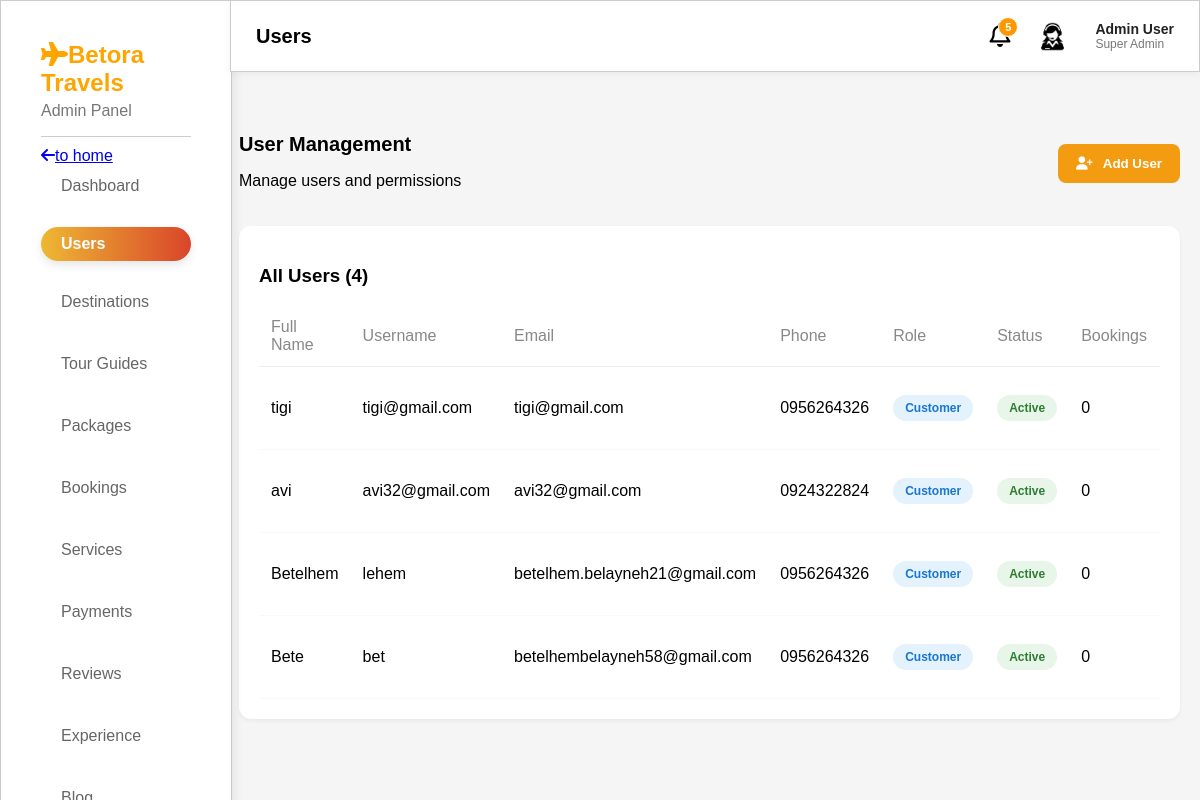
Before: /admin/users.php?msg=reset_success with the older database file.
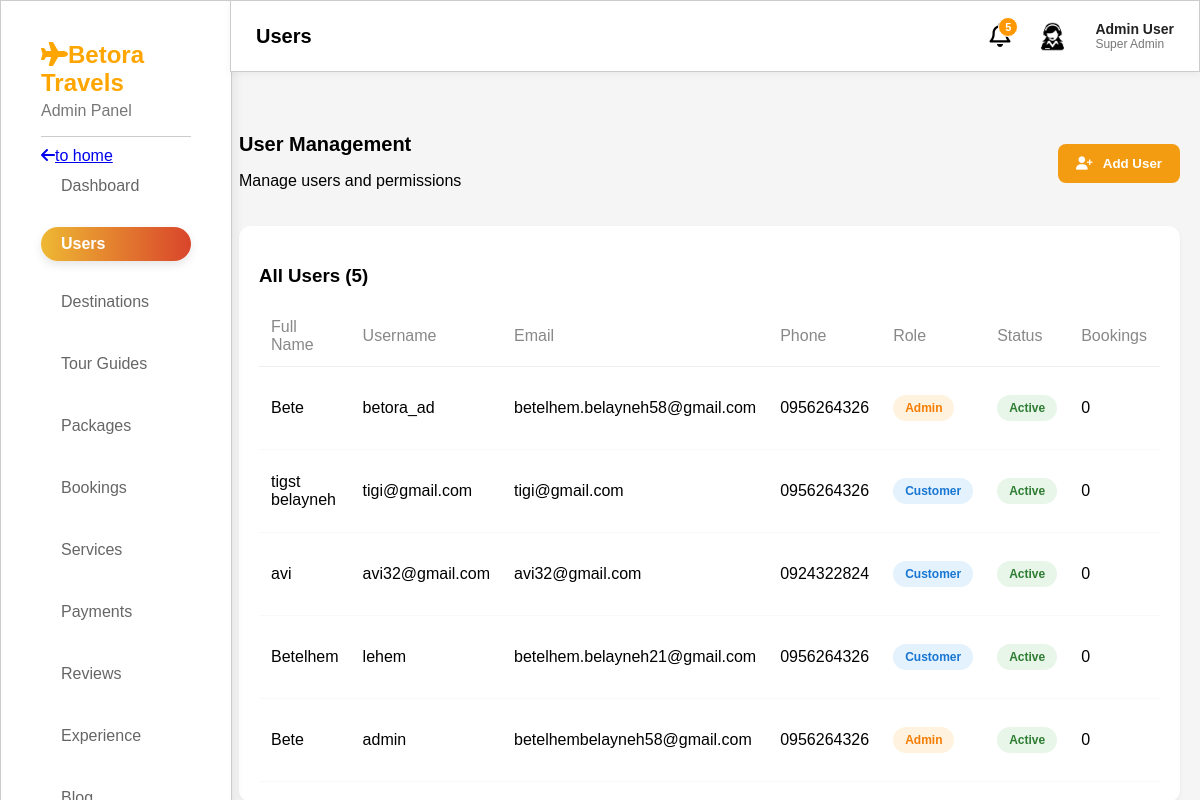
After: the same page with the newer database file.
### tables this page shows
CREATE TABLE `users` (
  `id` int(11) NOT NULL,
  `fullname` varchar(100) DEFAULT NULL,
  `username` varchar(50) NOT NULL,
  `email` varchar(100) DEFAULT NULL,
  `password` varchar(255) DEFAULT NULL,
  `phone` varchar(20) DEFAULT NULL,
  `role` enum('admin','customer') DEFAULT 'customer',
  `created_at` timestamp NOT NULL DEFAULT current_timestamp(),
  `status` enum('active','suspended') DEFAULT 'active'
);

### admin/users.php (the view, shortened to what this page needs)
<?php
$conn = new mysqli("localhost", "root","","travel_db");
$pageTitle = "Users";
$query = "
SELECT
    u.*,
    COUNT(b.id) AS bookings_count,
    COALESCE(SUM(b.total_price),0) AS total_spent
FROM users u
LEFT JOIN bookings b ON u.id = b.user_id
GROUP BY u.id
ORDER BY u.id DESC
";
$result = $conn->query($query);
$user_count = $result->num_rows;
?>
<!DOCTYPE html>
<html>
<head>
    <link rel="stylesheet" href="users.css">
    <link rel="stylesheet" href="style.css">
    <link rel="stylesheet" href="https://cdnjs.cloudflare.com/ajax/libs/font-awesome/6.5.0/css/all.min.css">
    <?php include "layout.php"; ?>
</head>
<body>
<div class="user-management-container">
    <div class="page-header">
        <div>
            <h1>User Management</h1>
            <p>Manage users and permissions</p>
        </div>
        <button class="btn-add-user" onclick="openAddModal()">
            <i class="fa-solid fa-user-plus"></i> Add User
        </button>
    </div>
    <div class="table-card">
        <h3>All Users (<?php echo $user_count; ?>)</h3>
        <div class="table-scroll">
            <table>
                <thead>
                    <tr>
                        <th>Full Name</th>
                        <th>Username</th>
                        <th>Email</th>
                        <th>Phone</th>
                        <th>Role</th>
                        <th>Status</th>
                        <th>Bookings</th>
                    </tr>
                </thead>
                <tbody>
                    <?php while($row = $result->fetch_assoc()): ?>
                    <tr>
                        <td><?php echo htmlspecialchars($row['fullname']); ?></td>
                        <td><?php echo htmlspecialchars($row['username']); ?></td>
                        <td><?php echo htmlspecialchars($row['email']); ?></td>
                        <td><?php echo htmlspecialchars($row['phone'] ?? ''); ?></td>
                        <td>
                            <span class="role-badge role-<?php echo strtolower($row['role']); ?>">
                                <?php echo ucfirst($row['role']); ?>
                            </span>
                        </td>
                        <td>
                            <span class="status-badge status-<?php echo strtolower($row['status'] ?? 'active'); ?>">
                                <?php echo ucfirst($row['status'] ?? 'active'); ?>
                            </span>
                        </td>
                        <td><?php echo $row['bookings_count']; ?></td>
                    </tr>
                    <?php endwhile; ?>
                </tbody>
            </table>
        </div>
    </div>
</div>
</body>
</html>

### admin/layout.php (shortened to what this page needs)
<?php
$current_page = basename($_SERVER['PHP_SELF']);
?>
<!DOCTYPE html>
<html lang="en">
<head>
    <link rel="stylesheet" href="style.css">
    <link rel="stylesheet" href="https://cdnjs.cloudflare.com/ajax/libs/font-awesome/6.5.0/css/all.min.css">
</head>
<body>
    <div class="sidebar">
    <div class="logo">
        <h2><i class="fa fa-plane"></i>Betora Travels</h2>
        <p>Admin Panel</p>
    </div>
    <ul class="sidebar-menu">
    <a href="../index.php" class="btn-primary">
            <i class="fa-solid fa-arrow-left"></i>to home
        </a>
    <li class="<?php echo ($current_page == 'dashboard.php') ? 'active' : ''; ?>">
        <a href="dashboard.php">Dashboard</a>
    </li>
    <li class="<?php echo ($current_page == 'users.php') ? 'active' : ''; ?>">
        <a href="users.php">Users</a>
    </li>
    <li class="<?php echo ($current_page == 'destinations.php') ? 'active' : ''; ?>">
        <a href="destinations.php">Destinations</a>
    </li>
    <li class="<?php echo ($current_page == 'guides.php') ? 'active' : ''; ?>">
        <a href="guides.php">Tour Guides</a>
    </li>
    <li class="<?php echo ($current_page == 'packages.php') ? 'active' : ''; ?>">
        <a href="packages.php">Packages</a>
    </li>
    <li class="<?php echo ($current_page == 'bookings.php') ? 'active' : ''; ?>">
        <a href="bookings.php">Bookings</a>
    </li>
     <li class="<?php echo ($current_page == 'services.php') ? 'active' : ''; ?>">
        <a href="services.php">Services</a>
    </li>
     <li class="<?php echo ($current_page == 'payments.php') ? 'active' : ''; ?>">
        <a href="payments.php">Payments</a>
    </li>
     <li class="<?php echo ($current_page == 'reviews.php') ? 'active' : ''; ?>">
        <a href="reviews.php">Reviews</a>
    </li>
     <li class="<?php echo ($current_page == 'experience.php') ? 'active' : ''; ?>">
        <a href="experience.php">Experience</a>
    </li>
    <li class="<?php echo ($current_page == 'blog.php') ? 'active' : ''; ?>">
    <a href="blog.php">Blog</a>
    </li>
</ul>
</div>
<div class="topbar">
    <h1><?php echo $pageTitle; ?></h1>
     <div class="admin-info">
             <div class="notification-container">
    <i class="fa-regular fa-bell"></i>
    <span class="badge">5</span>
</div>
        <img src="admin\admin.jpg" alt="Admin">
        <div class="admin-text">
            <span class="admin-name">Admin User</span>
            <span class="admin-role">Super Admin</span>
        </div>
    </div>
</div>
</body>

### admin/users.css (style rules this page uses)
.page-header { display: flex; justify-content: space-between; align-items: center; margin-bottom: 20px; }
.btn-add-user { background-color: #ff9800; color: white; padding: 10px 20px; border-radius: 8px; text-decoration: none; font-weight: bold; display: flex; align-items: center; gap: 10px; }
.table-card { background: white; border-radius: 12px; padding: 20px; box-shadow: 0 2px 4px rgba(0,0,0,0.05); }
table { width: 100%; border-collapse: collapse; }
th { text-align: left; color: #888; font-weight: 500; padding: 12px; border-bottom: 1px solid #eee; }
td { padding: 15px 12px; border-bottom: 1px solid #f9f9f9; }
.btn-add-user { background:#f39c12; color:white; border:none; padding:12px 18px; border-radius:8px; cursor:pointer; }
.role-badge { padding:6px 12px; border-radius:20px; font-size:12px; font-weight:bold; }
.table-scroll { overflow-x:auto; }

### admin/style.css (style rules this page uses)
body { margin:0; font-family:Arial; background:#f5f5f5; }
.sidebar { border: 0.5px solid #ccc; position: fixed; top: 0; left: 0; width: 150px; height: 100vh; background: white; padding: 40px; box-shadow: 2px 0 10px rgba(0,0,0,0.08); overflow-y: auto; }
.logo h2 { color:orange; margin:0; }
.logo p { color:#777; margin-top:5px; }
.sidebar ul { list-style:none; padding:0; margin-top:10px; margin-bottom: 10px; }
.sidebar ul li { margin-bottom:20px; }
.sidebar-menu li a { display: block; padding: 12px 20px; color: #666; text-decoration: none; transition: all 0.3s ease; }
.sidebar-menu li.active a { padding: 8px 20px; border-radius: 30px; background: linear-gradient(90deg, #eeb833 0%, #d9452b 100%); color: white; font-weight: 600; cursor: pointer; box-shadow: 0 4px 10px rgba(0,0,0,0.1); }
.topbar { border: 0.5px solid #ccc; position:fixed; top:0; left:230px; right:0; height:70px; background:white; display:flex; justify-content:space-between; align-items:center; padding:0 25px; box-shadow:0 2px 8px rgba(0,0,0,0.05); }
.notification-container { position: relative; display: inline-block; font-size: 24px; color: #000; cursor: pointer; }
.badge { position: absolute; top: -5px; right: -8px; background-color: #ff9800; color: white; font-size: 11px; font-weight: bold; font-family: Arial, sans-serif; height: 18px; width: 18px; border-radius: 50%; display: flex; align-items: center; justify-content: center; border: 1.5px solid white; }
img { width: 60px; height: 60px; border-radius: 50%; }
.admin-info { right: 100px; display:flex; align-items:center; gap:20px; }
.admin-info img { width:45px; height:45px; border-radius:50%; object-fit:cover; }
h1 { font-size: 20px; }
.admin-text { display:flex; flex-direction:column; }
.admin-name { font-size:14px; font-weight:bold; color:#222; }
.admin-role { font-size:12px; color:#777; }
.table-scroll { overflow-x:auto; }
.role-badge, .status-badge { padding:6px 12px; border-radius:20px; font-size:12px; font-weight:600; display:inline-block; }
.role-admin { background:#fff3e0; color:#f57c00; }
.role-customer { background:#e3f2fd; color:#1976d2; }
.status-active { background:#e8f5e9; color:#2e7d32; }
.user-management-container { margin-left: 239px; margin-right: 20px; margin-top: 120px; }

Changed rows visible on the page:
added users: fullname "Bete", username "betora_ad", email "betelhem.belayneh58@gmail.com", phone "0956264326", role "Admin", status "Active", bookings_count "0"
changed users "tigi@gmail.com": fullname "tigi" → "tigst belayneh"
changed users "betelhembelayneh58@gmail.com": username "bet" → "admin"; role "Customer" → "Admin"
Other visible differences:
$user_count: "4" → "5"
